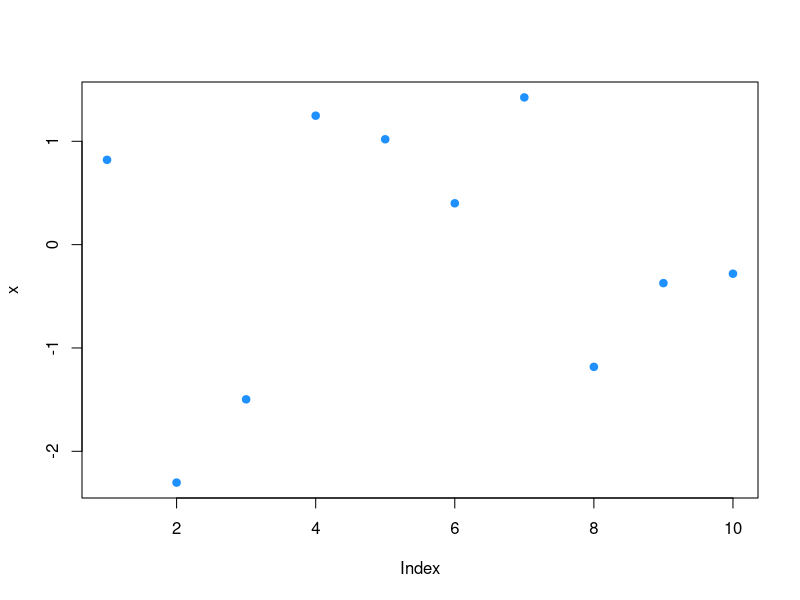

This figure's R source:
## ---- chunk 1
knitr::opts_chunk$set(cache=TRUE)
## ---- chunk 2
x = rnorm(10)
plot(x,pch=19,col="dodgerblue")
## ---- chunk 3
y = rbinom(20,size=1,prob=0.5)
table(y)
